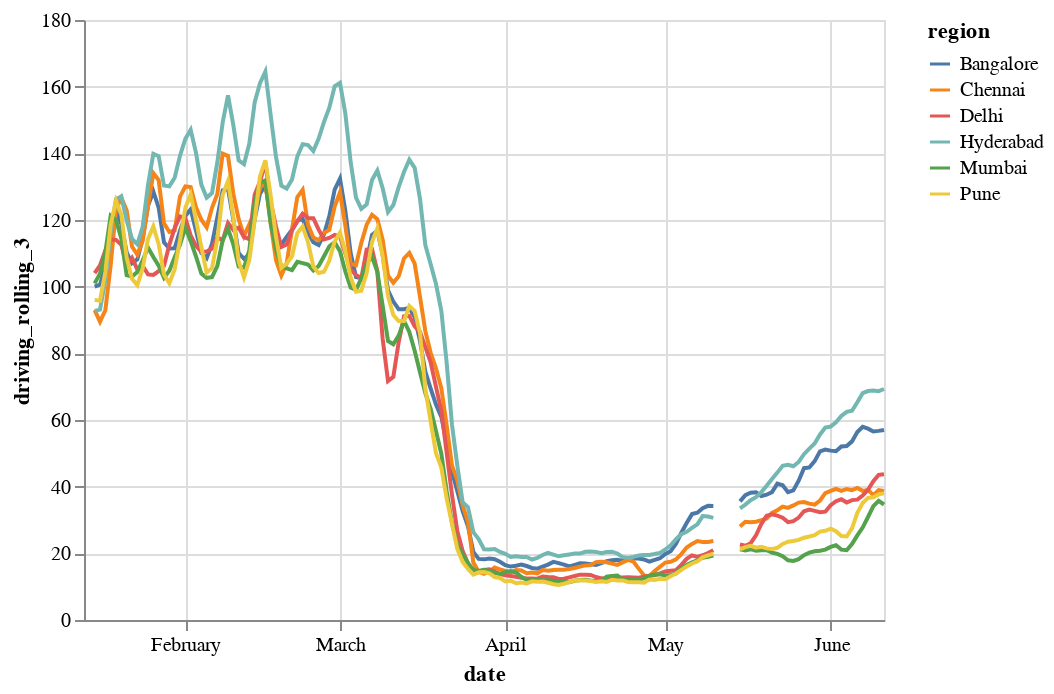

Notebook source saved alongside this figure:
### Code cell
alt.Chart(plot_data).mark_line().encode(x="date:T", y="driving_rolling_3", color="region")

### Figure 1 — Vega-Lite specification as saved in the notebook (floating-point values rounded to 4 significant figures; data arrays with more than 128 entries replaced by an {"elided": "..."} marker saying what was removed)
{"config": {"view": {"continuousWidth": 400, "continuousHeight": 300}}, "data": {"name": "data-9a1ed838d69aa3739e1dd4c7c00494aa"}, "mark": "line", "encoding": {"color": {"type": "nominal", "field": "region"}, "x": {"type": "temporal", "field": "date"}, "y": {"type": "quantitative", "field": "driving_rolling_3"}}, "$schema": "https://vega.github.io/schema/vega-lite/v4.8.1.json", "datasets": {"data-9a1ed838d69aa3739e1dd4c7c00494aa": {"elided": "906 records"}}}
